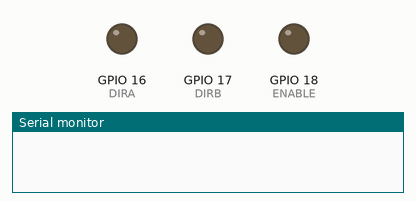
Recording of a sketch running on a simulated ESP32. Parts: output pins drawn as LEDs (lit = HIGH), the last lines printed to the serial monitor.

Above: at 0.0 s.
At 2.2 s:
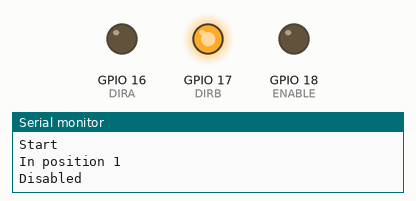
At 7.3 s:
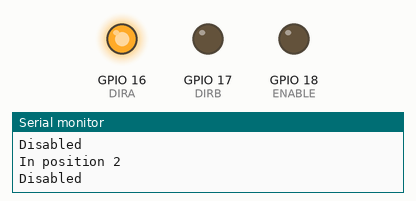
Timing chart, 0 to 8.8 s (numbered marks = the images above):
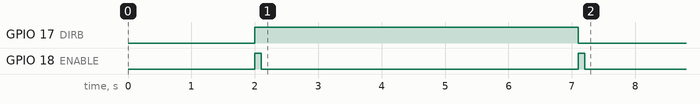

The sketch:

solenoid.ino
```cpp
// Arduino
//#define ENABLE 5
//#define DIRA 3
//#define DIRB 4

//ESP32
#define ENABLE 18
#define DIRA 16
#define DIRB 17

void setup() {
  delay (2000);
  //---set pin direction
  pinMode(ENABLE,OUTPUT);
  pinMode(DIRA,OUTPUT);
  pinMode(DIRB,OUTPUT);
  Serial.begin(115200);
  Serial.println("Start");

  analogWrite(ENABLE, 255);

  // Retract
  digitalWrite(DIRA, 0);
  digitalWrite(DIRB, 1);
  Serial.println("In position 1");
  delay(100);

  Serial.println("Disabled");
  analogWrite(ENABLE, 0);
  delay(5000);

  analogWrite(ENABLE, 255);

  // Extend
  digitalWrite(DIRA, 1);
  digitalWrite(DIRB, 0);
  Serial.println("In position 2");
  delay(100);

  analogWrite(ENABLE, 0);
  Serial.println("Disabled");
  delay(5000);

  Serial.println("Stop");

}

void loop() {

}
```
